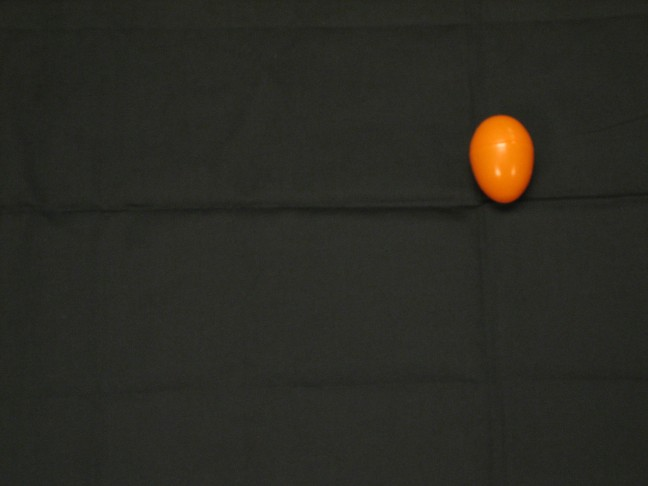
//> input picture ugaveCountEggs/ugaveCountEggs/eggsAsetBlack01.jpg, 648 x 486 px
$ ./ugaveCountEggs   (built with g++ and OpenCV 4)
//> lines starting //> are read from the running program, lines starting //| are printed output that depends on the picture; after the words box and inside, x2 and y2 are one past the last pixel; in counts of white or black regions, pixels touching at a corner belong together
### ugaveCountEggs/ugaveCountEggs/stdafx.h
// stdafx.h : include file for standard system include files,
// or project specific include files that are used frequently, but
// are changed infrequently
//

#pragma once

#include "targetver.h"

#include <stdio.h>
#include <tchar.h>


// TODO: reference additional headers your program requires here

### ugaveCountEggs/ugaveCountEggs/ugaveCountEggs.cpp
// ugaveCountEggs.cpp : Defines the entry point for the console application.
//

#include "stdafx.h"
#include <cv.h>
#include <highgui.h>
#include <cxcore.h>
#include <stdio.h>


//Function to do segmentation and counting the eggs
void doCount(char F[])
{
	//cvNamedWindow("ContourImage", 1 );

	IplImage* src;
	src=cvLoadImage(F,1);

	IplImage* hsv = cvCreateImage( cvGetSize(src), 8, 3 );
	IplImage* hsv2 = cvCreateImage( cvGetSize(src), 8, 3 );
	IplImage* bgr = cvCreateImage( cvGetSize(src), 8, 3 );
	IplImage* grey = cvCreateImage( cvGetSize(src), 8, 1 );
	IplImage* grey2 = cvCreateImage( cvGetSize(src), 8, 1 );
	IplImage* disp = cvCreateImage( cvGetSize(src), 8, 3 );

	cvCvtColor( src, hsv, CV_BGR2HSV );


	//Classify images
	CvMat *mat1 = cvCreateMat(src->height,src->width,CV_16UC3);
	cvConvert( src, mat1 );

	CvScalar scAvg1 = cvAvg(mat1);
	double AVG=(scAvg1.val[0]+scAvg1.val[0]+scAvg1.val[0])/3;


	IplImage* h_plane = cvCreateImage( cvGetSize(src), 8, 1 );
	IplImage* s_plane = cvCreateImage( cvGetSize(src), 8, 1 );
	IplImage* v_plane = cvCreateImage( cvGetSize(src), 8, 1 );
	IplImage* s_plane2 = cvCreateImage( cvGetSize(src), 8, 1 );

	cvCvtPixToPlane( hsv, h_plane, s_plane, v_plane, 0 );

	int w = src->width;
	int h = src->height;

	//Saturation Thresholding

	/*for low values of Saturation, a color can be approximated by a
	gray value specified by the Intensity level while for higher
	Saturation, the color can be approximated by its Hue.
	It is observed that for higher
	values of intensity, a saturation of 0.2 differentiates
	between Hue and Intensity dominance*/

	/*The above methodology doesnt work good for stone background for which we use thresholding using
	Otsu's algo that adaptively does saturation thresholding by histogram thresholding */

	if(AVG<= 114 )//for plain & grass background
	{
	for (int i = 0; i<h;i++)
	{
		for (int j = 0; j<w;j++)
		{
		int V = (unsigned char)v_plane->imageData[i*w+j];
		float thresh = 1.0- (0.8*V/255);
		//printf("%f\n",thresh);
		if(thresh<=0.2)
		{s_plane->imageData[i*w+j]=0;}
		else
		{s_plane->imageData[i*w+j]=1;}
		/*int Z =(unsigned char)s_plane->imageData[i*w+j];
		printf("%d\n",Z);*/

		}
	}
	}
	else //For stone background
	{cvThreshold( s_plane, s_plane2,0, 255, CV_THRESH_OTSU  );}

	//Merging channels converting to RGB and GRAY and doing binary thresholding

	if(AVG<= 114 ){
	cvMerge(h_plane, s_plane, v_plane,0,hsv2);
	cvCvtColor( hsv2, bgr, CV_HSV2BGR );
	cvCvtColor( bgr, grey, CV_BGR2GRAY );
	}


	//Binary Thresholds

	if(AVG<= 43 )//for plain background
	{
		cvThreshold( grey, grey2, 204, 255, CV_THRESH_BINARY  );
	}
	else if(AVG>114)//for stone background
	{
		cvThreshold( s_plane2, grey2, 205, 255, CV_THRESH_BINARY  );
	}
	else if(43<AVG<=114)//for grass background
	{
		cvThreshold( grey, grey2, 208, 255, CV_THRESH_BINARY  );
	}

	//Finding Contour

	CvMemStorage* storage = cvCreateMemStorage();
	CvSeq* first_contour = NULL;

	int Nc = cvFindContours(
				grey2,
				storage,
				&first_contour,
				sizeof(CvContour),
				CV_RETR_LIST
				);
	int n=0;
	int j=0;
	printf( "Total Contours Detected: %d\n", Nc );

	for( CvSeq* c=first_contour; c!=NULL; c=c->h_next)
	{
		cvCvtColor( grey2, disp, CV_GRAY2BGR );
		cvDrawContours(
						disp,
						c,
						CV_RGB(0xff,0x00,0x00),
						CV_RGB(0x00,0x00,0xff),
						250, // Try different values of max_level, and see what happens
						2,
						8
						);
		printf("Contour #%d\n", n );
		//cvShowImage("ContourImage", disp );
		printf(" %d elements:\n", c->total );

		//Counting the eggs
		if (AVG<=43)
		{
			if(c->total>40){j++;}
		}
		else if(AVG>114)
		{
			if(c->total>105 && c->total<=270 ){j++;}
			if(c->total>270 && c->total<=390){j=j+2;}
			if(c->total>390){j=j+3;}
		}
		else if(43<AVG<=114)
		{
			if(c->total>80){j++;}
		}


		printf("Total no. of EGGS : %d",j);

		for( int i=0; i<c->total; ++i )
			{
				CvPoint* p = CV_GET_SEQ_ELEM( CvPoint, c, i );
				printf(" (%d,%d)\n", p->x, p->y );
			}
			//cvWaitKey(0);
			n++;
		}
	// Open txt file for writing & write the file names

		FILE* not = fopen("RESULT.txt", "a+");
		int c;
		for(c=0;c<18;c++) {fprintf(not,"%c",F[c]);	}
		fprintf(not," contains %d eggs. \n",j);

	printf("Finished all contours.\n");

	/*cvWaitKey(0);
	cvDestroyWindow("ContourImage");
	cvReleaseImage( &grey2 );*/
}


//Function to load images from text file
int loadImage(char *filename)
{
//> called with filename = "eggBasket.txt"
	FILE *imgListF = 0;
	char imgFilename[100];
	int iImg, nImageF=0;

	//opening input file
	imgListF =fopen(filename,"r");

	//count no. of images
	while(fgets(imgFilename,100,imgListF)) ++nImageF;
	rewind(imgListF);

	//retrieve file names one after the other
	for(iImg=0;iImg<nImageF;iImg++)
		{
			//read image no. and name of image file
			fscanf(imgListF,"%s",imgFilename);
			doCount(imgFilename);
//> in doCount, src is the input picture: 486 rows x 648 cols, CV_8UC3; mean B, G, R 35.1, 41.9, 42.4
//> in doCount, `cvCvtColor( src, hsv, CV_BGR2HSV );`: hsv: 486 rows x 648 cols, CV_8UC3; mean H, S, V 35.6, 37.7, 43.5
//> in doCount, `CvScalar scAvg1 = cvAvg(mat1);`: scAvg1 = Scalar(35.09, 41.91, 42.44)
//> in doCount, `double AVG=(scAvg1.val[0]+scAvg1.val[0]+scAvg1.val[0])/3;`: AVG = 35.09
//> in doCount, `cvCvtPixToPlane( hsv, h_plane, s_plane, v_plane, 0 );`:
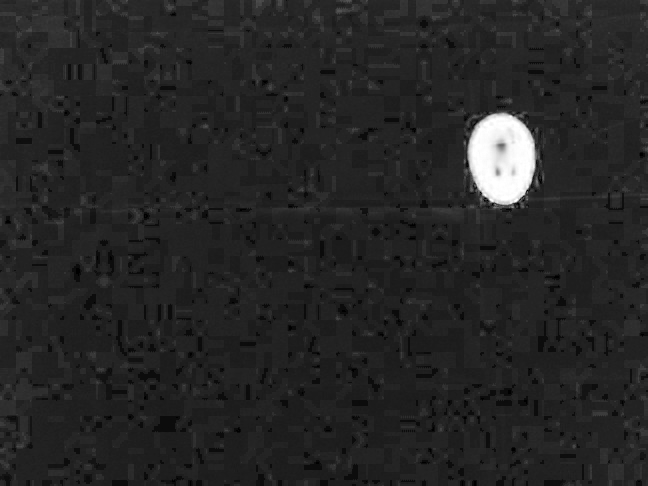
//> s_plane: 486 rows x 648 cols, CV_8UC1; min 0, max 255, mean 37.7
//> after the loop in doCount, `for (int i = 0; i<h;i++)`: s_plane: 486 rows x 648 cols, CV_8UC1; every value is 1
//> in doCount, `cvMerge(h_plane, s_plane, v_plane,0,hsv2);`:
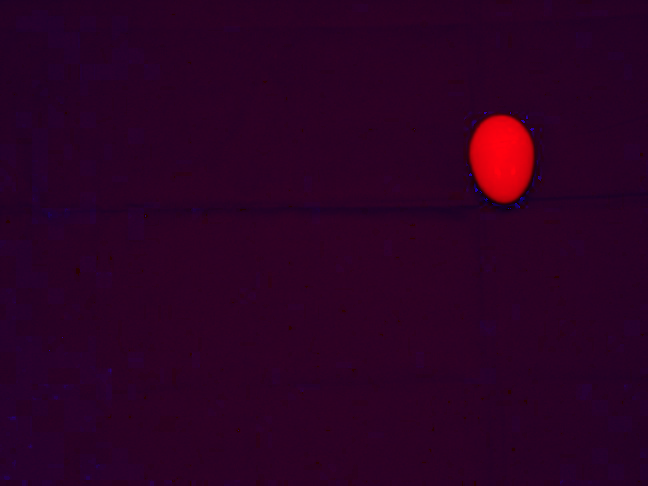
//> hsv2: 486 rows x 648 cols, CV_8UC3; mean B, G, R 35.6, 1, 43.5
//> in doCount, `cvThreshold( grey, grey2, 204, 255, CV_THRESH_BINARY  );`:
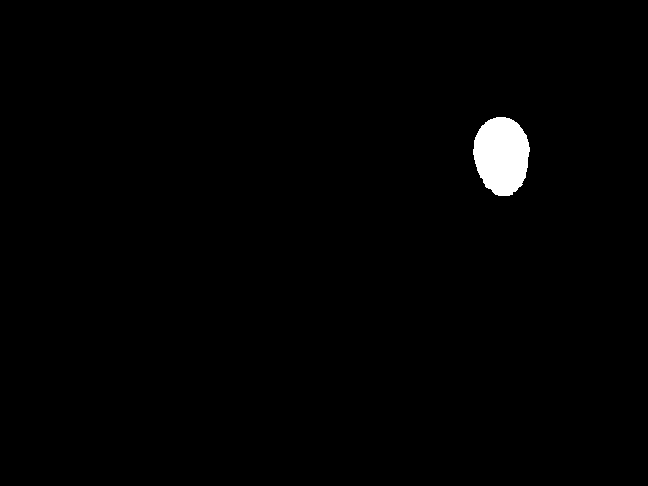
//> grey2: 486 rows x 648 cols, CV_8UC1; 1.1% white; 1 white region
//> in doCount, `int Nc = cvFindContours( grey2, storage, &first_contour, sizeof(CvCont..`: grey2: 486 rows x 648 cols, CV_8UC1; 1.1% of pixels changed, all inside (x1, y1, x2, y2) = (473, 117, 530, 196)
//> in doCount, `int Nc = cvFindContours( grey2, storage, &first_contour, sizeof(CvCont..`: first_contour = 1 contour; box (x1, y1, x2, y2) and area: (473, 117, 530, 196) 3363; Nc = 1
//| Total Contours Detected: 1
//> the loop in doCount, `for( CvSeq* c=first_contour; c!=NULL; c=c->h_next)` made 1 pass
//> j on pass 1: 1
//| Contour #0
//|  103 elements:
//| Total no. of EGGS : 1
//> pass 1, in doCount, `cvDrawContours( disp, c, CV_RGB(0xff,0x00,0x00), CV_RGB(0x00,0x00,0xff..`:
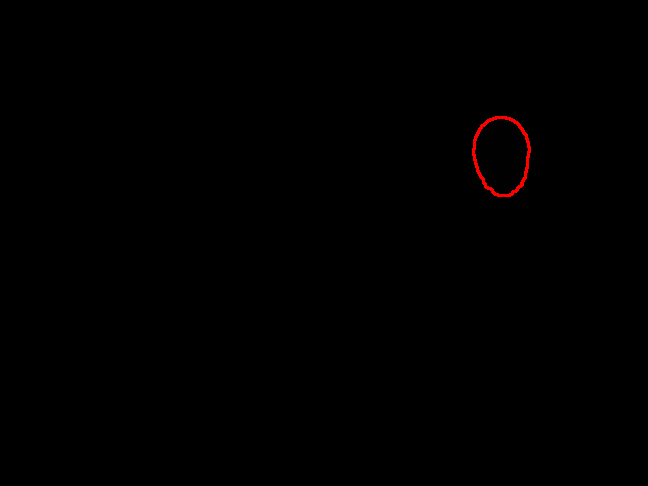
//> disp: 486 rows x 648 cols, CV_8UC3; mean B, G, R 0, 0, 0.6
		}
	fclose(imgListF);

	return nImageF;
}


int _tmain(int argc, _TCHAR* argv[])
{
//> (the run ends here: the program needs code that is not available in this run, at `FILE* not = fopen("RESULT.txt", "a+");`)
